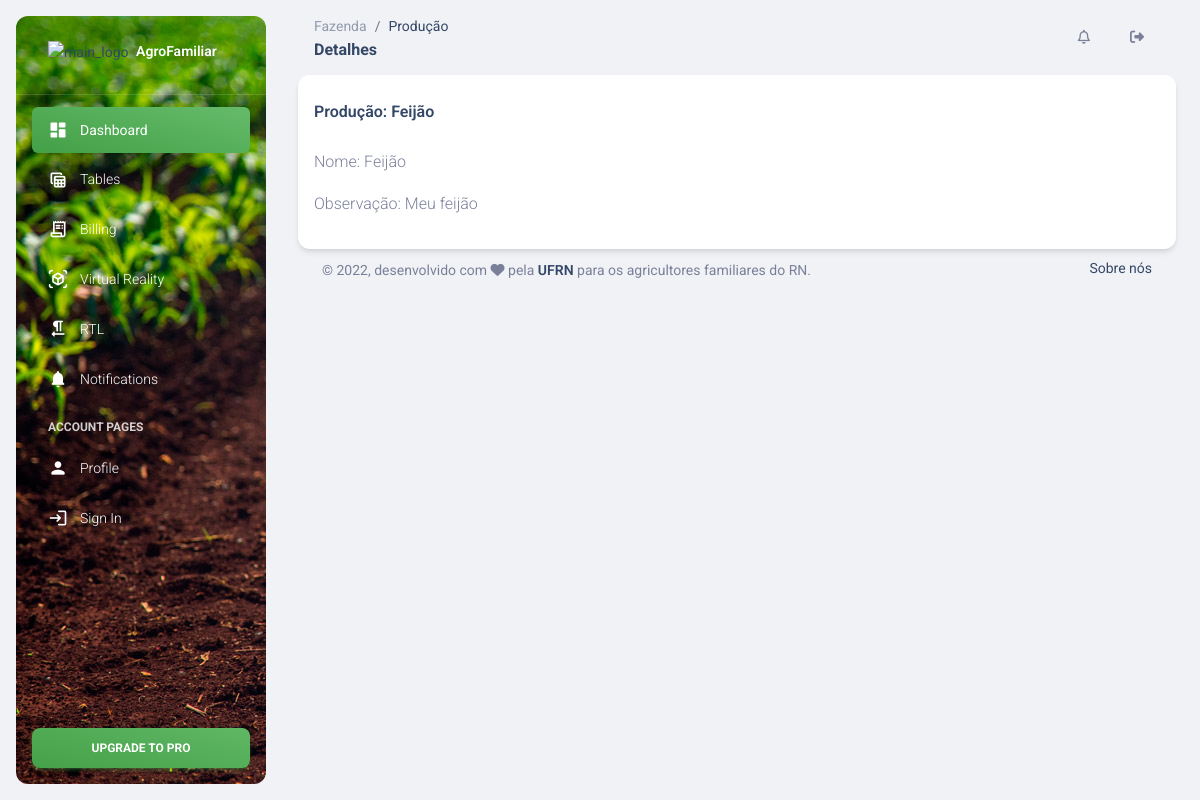
The app's page /producao/detalhes/7, older data.
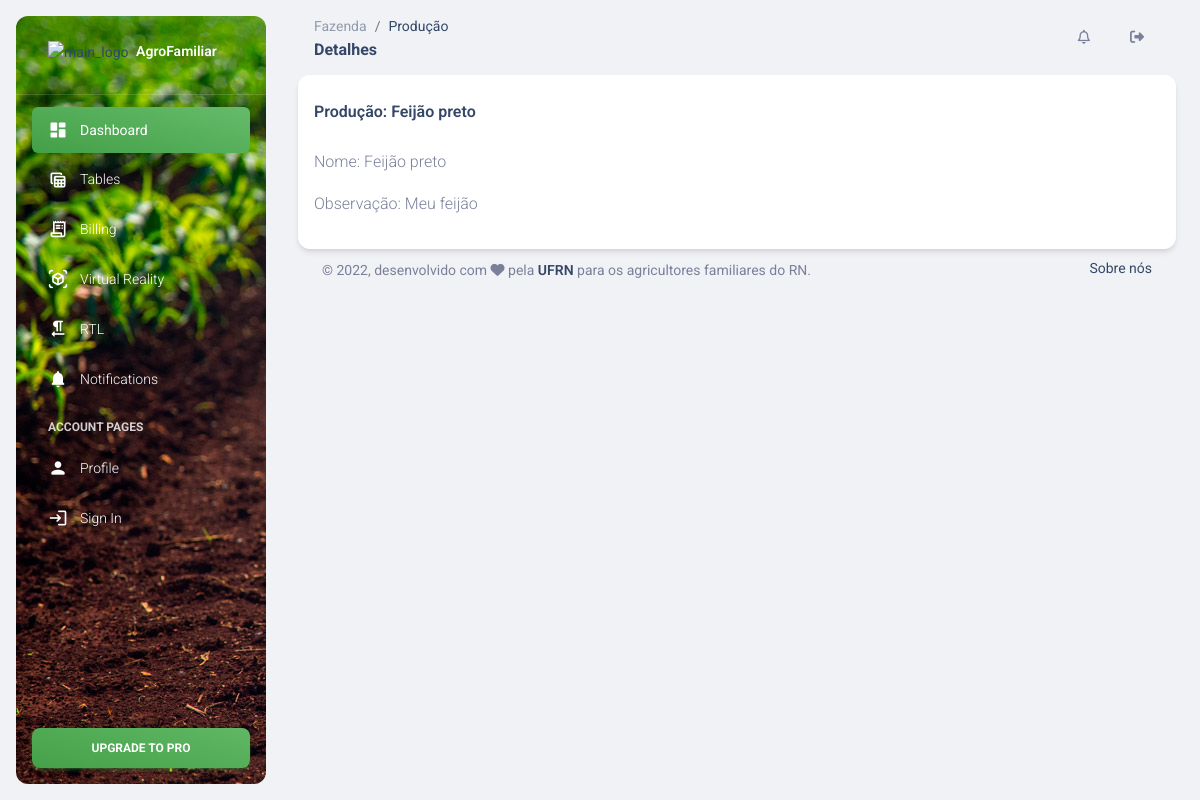
The same page, newer data.
### Producao/models.py (models this page shows, shortened)
class Producao(models.Model):
    nome = models.CharField(max_length=100, verbose_name="Nome")
    observacao = models.TextField(verbose_name="Observação")
    ativo = models.BooleanField(verbose_name="Ativo", default=True)
    class Meta:
        ordering = ['nome']
        verbose_name = "Produção"
        verbose_name_plural = "Produções"

### Producao/views.py (the view)
# urls.py: path('detalhes/<int:pk>', views.detalhes_producao, name='detalhes'),
def detalhes_producao(request, pk):
    producao = Producao.objects.filter(pk=pk)[0]
    informacoes = {
        'producao': producao
    }
    return render(request, "Producao/detalhes.html", informacoes)

### Templates/Producao/detalhes.html
{% extends "Base/base.html" %}
{% load bootstrap5 %}
{% block titulo %}
    Detalhes
{% endblock %}
{% block diretorio_raiz %}
Fazenda
{% endblock %}
{% block diretorio %}
Produção
{% endblock %}
{% block conteudo %}
<div class="card">
<div class="card-header pb-0 px-3">
  <h6 class="mb-0">Produção: {{producao.nome}}</h6>
</div>
<div class="card-body pt-4 p-3">
    <p>Nome: {{ producao.nome }}</p>
    <p>Observação: {{ producao.observacao }}</p>
</div>
</div>
{% endblock %}

Row changes from the older to the newer data that the page shows:
changed Producao "Meu feijão": nome "Feijão" → "Feijão preto"
